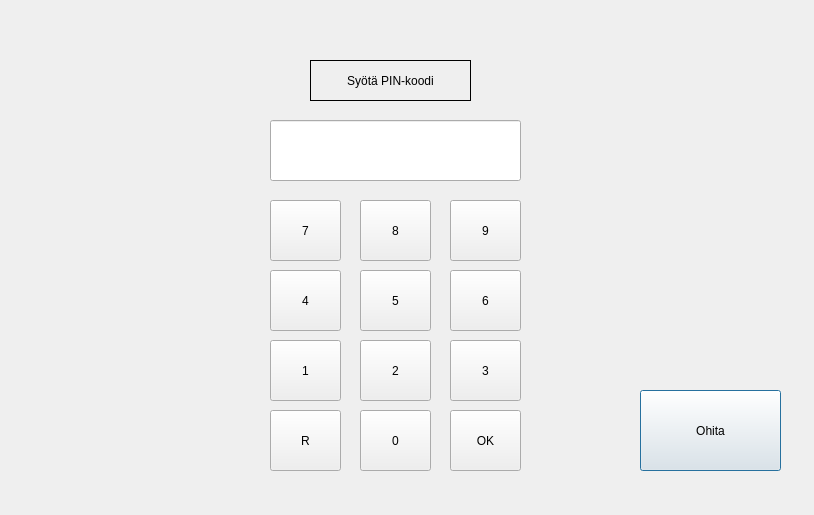
<?xml version="1.0" encoding="UTF-8"?>
<ui version="4.0">
 <class>consolePassword</class>
 <widget class="QDialog" name="consolePassword">
  <property name="geometry">
   <rect>
    <x>0</x>
    <y>0</y>
    <width>814</width>
    <height>515</height>
   </rect>
  </property>
  <property name="windowTitle">
   <string>Dialog</string>
  </property>
  <widget class="QPushButton" name="btnKirjaudu">
   <property name="geometry">
    <rect>
     <x>640</x>
     <y>390</y>
     <width>141</width>
     <height>81</height>
    </rect>
   </property>
   <property name="text">
    <string>Ohita</string>
   </property>
  </widget>
  <widget class="QPushButton" name="btnOne">
   <property name="geometry">
    <rect>
     <x>270</x>
     <y>340</y>
     <width>71</width>
     <height>61</height>
    </rect>
   </property>
   <property name="text">
    <string>1</string>
   </property>
  </widget>
  <widget class="QPushButton" name="btnReset">
   <property name="geometry">
    <rect>
     <x>270</x>
     <y>410</y>
     <width>71</width>
     <height>61</height>
    </rect>
   </property>
   <property name="text">
    <string>R</string>
   </property>
  </widget>
  <widget class="QPushButton" name="btnFive">
   <property name="geometry">
    <rect>
     <x>360</x>
     <y>270</y>
     <width>71</width>
     <height>61</height>
    </rect>
   </property>
   <property name="text">
    <string>5</string>
   </property>
  </widget>
  <widget class="QPushButton" name="btnEight">
   <property name="geometry">
    <rect>
     <x>360</x>
     <y>200</y>
     <width>71</width>
     <height>61</height>
    </rect>
   </property>
   <property name="text">
    <string>8</string>
   </property>
  </widget>
  <widget class="QPushButton" name="btnThree">
   <property name="geometry">
    <rect>
     <x>450</x>
     <y>340</y>
     <width>71</width>
     <height>61</height>
    </rect>
   </property>
   <property name="text">
    <string>3</string>
   </property>
  </widget>
  <widget class="QLineEdit" name="lineEditPIN">
   <property name="geometry">
    <rect>
     <x>270</x>
     <y>120</y>
     <width>251</width>
     <height>61</height>
    </rect>
   </property>
   <property name="alignment">
    <set>Qt::AlignCenter</set>
   </property>
  </widget>
  <widget class="QPushButton" name="btnSix">
   <property name="geometry">
    <rect>
     <x>450</x>
     <y>270</y>
     <width>71</width>
     <height>61</height>
    </rect>
   </property>
   <property name="text">
    <string>6</string>
   </property>
  </widget>
  <widget class="QPushButton" name="btnTwo">
   <property name="geometry">
    <rect>
     <x>360</x>
     <y>340</y>
     <width>71</width>
     <height>61</height>
    </rect>
   </property>
   <property name="text">
    <string>2</string>
   </property>
  </widget>
  <widget class="QPushButton" name="btnOK">
   <property name="geometry">
    <rect>
     <x>450</x>
     <y>410</y>
     <width>71</width>
     <height>61</height>
    </rect>
   </property>
   <property name="text">
    <string>OK</string>
   </property>
  </widget>
  <widget class="QPushButton" name="btnNine">
   <property name="geometry">
    <rect>
     <x>450</x>
     <y>200</y>
     <width>71</width>
     <height>61</height>
    </rect>
   </property>
   <property name="text">
    <string>9</string>
   </property>
  </widget>
  <widget class="QPushButton" name="btnSeven">
   <property name="geometry">
    <rect>
     <x>270</x>
     <y>200</y>
     <width>71</width>
     <height>61</height>
    </rect>
   </property>
   <property name="text">
    <string>7</string>
   </property>
  </widget>
  <widget class="QLabel" name="labelPIN">
   <property name="geometry">
    <rect>
     <x>310</x>
     <y>60</y>
     <width>161</width>
     <height>41</height>
    </rect>
   </property>
   <property name="frameShape">
    <enum>QFrame::Panel</enum>
   </property>
   <property name="text">
    <string>Syötä PIN-koodi</string>
   </property>
   <property name="alignment">
    <set>Qt::AlignCenter</set>
   </property>
  </widget>
  <widget class="QPushButton" name="btnZero">
   <property name="geometry">
    <rect>
     <x>360</x>
     <y>410</y>
     <width>71</width>
     <height>61</height>
    </rect>
   </property>
   <property name="text">
    <string>0</string>
   </property>
  </widget>
  <widget class="QPushButton" name="btnFour">
   <property name="geometry">
    <rect>
     <x>270</x>
     <y>270</y>
     <width>71</width>
     <height>61</height>
    </rect>
   </property>
   <property name="text">
    <string>4</string>
   </property>
  </widget>
 </widget>
 <resources/>
 <connections/>
</ui>
